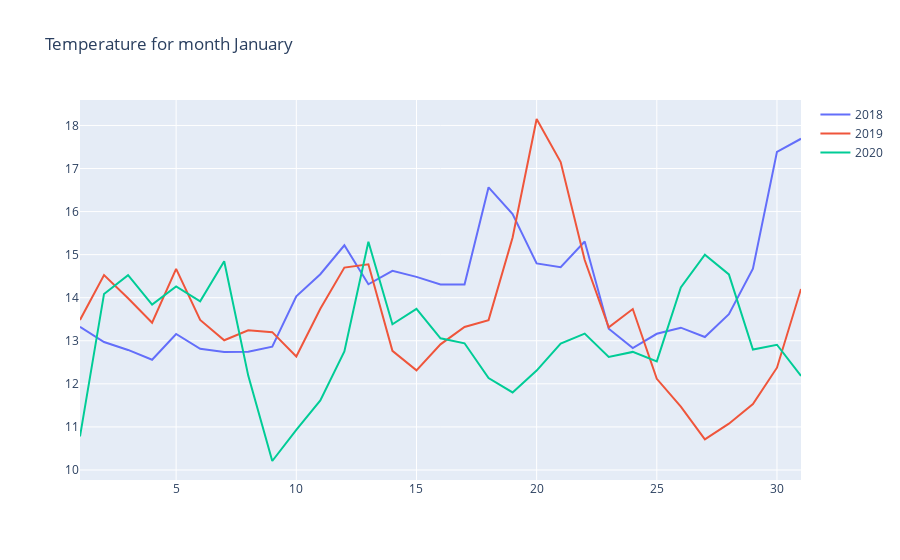
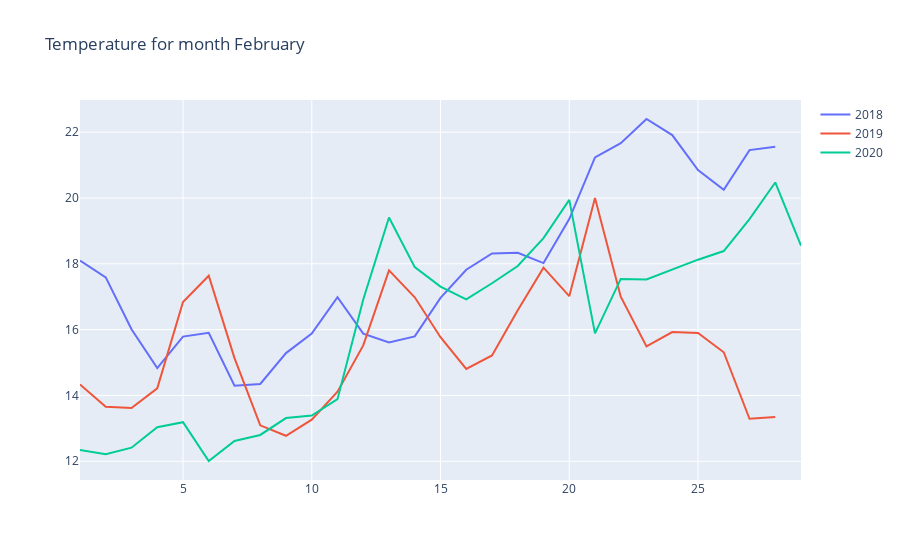
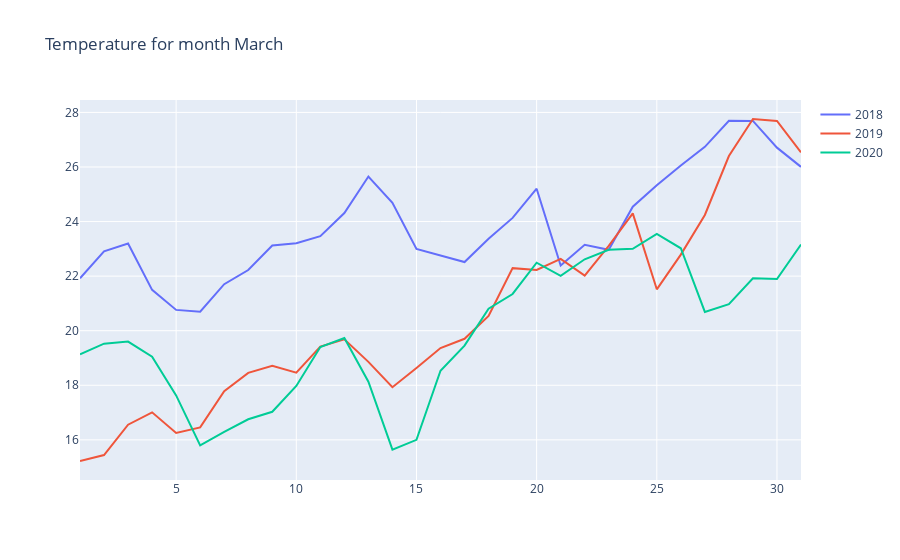
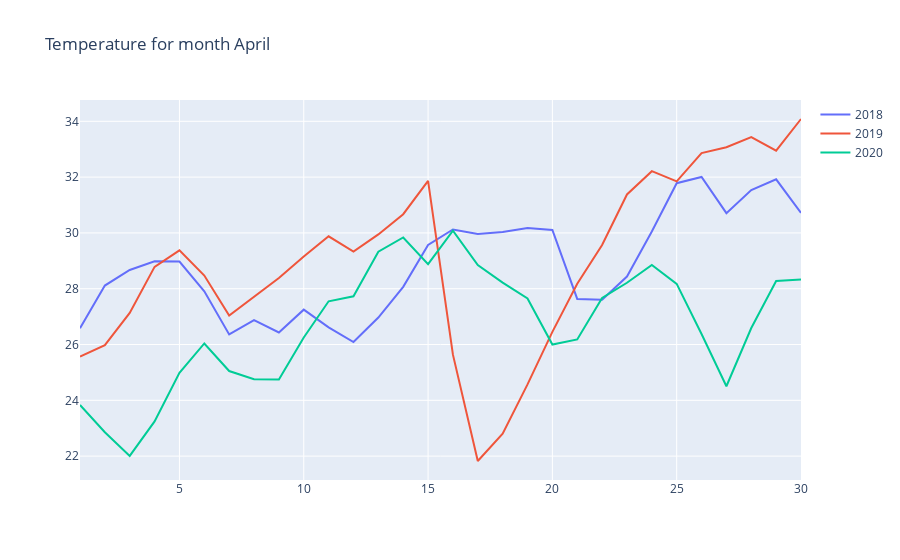

Notebook code for these charts, in order:
### Code cell
# Yearly Temperature comparison for each month according to english calendar
def get_month_name(month_num):
    month_names = ['', 'January', 'February', 'March', 'April', 'May', 'June', 
                   'July', 'August', 'September', 'October', 'November', 'December']
    return month_names[month_num]

# years array
years = [2018, 2019, 2020]

# months array
months = range(1, 13)

# loop through each month and create a separate figure
for month in months:
    data = []
    layout = dict(title=f"Temperature for month {get_month_name(month)}")
    std_dev_arr = []
    final_std_dev = []

    for year in years:
        # filter data for the given year and month
        df_filtered = df_daily[(df_daily['time'].dt.year == year) & (df_daily['time'].dt.month == month)]
        
        std_dev = np.std(df_filtered['temperature'])
        # print(f"standard deviation for {month} {year} is {std_dev}")
        std_dev_arr.append(std_dev)

        # create a trace for the year
        trace = go.Scatter(
            x=df_filtered['time'].dt.day,
            y=df_filtered['temperature'],
            name=str(year)
        )
        
        print(year, std_dev_arr)
        data.append(trace)
    
    final_std_dev.append(np.average(std_dev_arr))
    fig = go.Figure(data=data, layout=layout)
    fig.show()

print(f'Average Monthly Standard Deviation in English Calendar is {np.average(final_std_dev)}')

### Figure 1 — Plotly figure (JSON) as saved in the notebook; plotly's stock layout.template omitted (floating-point values rounded to 4 significant figures)
{"data": [{"name": "2018", "type": "scatter", "x": [1, 2, 3, 4, 5, 6, 7, 8, 9, 10, 11, 12, 13, 14, 15, 16, 17, 18, 19, 20, 21, 22, 23, 24, 25, 26, 27, 28, 29, 30, 31], "y": [13.33, 12.97, 12.79, 12.56, 13.16, 12.81, 12.74, 12.75, 12.86, 14.03, 14.55, 15.22, 14.31, 14.62, 14.48, 14.31, 14.31, 16.56, 15.94, 14.8, 14.71, 15.3, 13.28, 12.83, 13.16, 13.3, 13.09, 13.62, 14.67, 17.39, 17.69]}, {"name": "2019", "type": "scatter", "x": [1, 2, 3, 4, 5, 6, 7, 8, 9, 10, 11, 12, 13, 14, 15, 16, 17, 18, 19, 20, 21, 22, 23, 24, 25, 26, 27, 28, 29, 30, 31], "y": [13.48, 14.53, 13.99, 13.42, 14.67, 13.48, 13.01, 13.24, 13.2, 12.63, 13.74, 14.7, 14.78, 12.77, 12.31, 12.92, 13.32, 13.48, 15.4, 18.15, 17.15, 14.88, 13.31, 13.74, 12.12, 11.47, 10.71, 11.08, 11.53, 12.38, 14.2]}, {"name": "2020", "type": "scatter", "x": [1, 2, 3, 4, 5, 6, 7, 8, 9, 10, 11, 12, 13, 14, 15, 16, 17, 18, 19, 20, 21, 22, 23, 24, 25, 26, 27, 28, 29, 30, 31], "y": [10.78, 14.09, 14.53, 13.84, 14.26, 13.92, 14.85, 12.19, 10.21, 10.93, 11.62, 12.75, 15.3, 13.38, 13.74, 13.06, 12.94, 12.13, 11.8, 12.31, 12.94, 13.17, 12.62, 12.74, 12.52, 14.24, 15, 14.54, 12.8, 12.91, 12.18]}], "layout": {"title": {"text": "Temperature for month January"}}}

### Figure 2 — Plotly figure (JSON) as saved in the notebook; plotly's stock layout.template omitted (floating-point values rounded to 4 significant figures)
{"data": [{"name": "2018", "type": "scatter", "x": [1, 2, 3, 4, 5, 6, 7, 8, 9, 10, 11, 12, 13, 14, 15, 16, 17, 18, 19, 20, 21, 22, 23, 24, 25, 26, 27, 28], "y": [18.1, 17.59, 16.01, 14.83, 15.79, 15.9, 14.3, 14.35, 15.29, 15.88, 16.98, 15.88, 15.61, 15.8, 16.97, 17.82, 18.32, 18.33, 18.02, 19.36, 21.23, 21.67, 22.4, 21.91, 20.85, 20.25, 21.45, 21.56]}, {"name": "2019", "type": "scatter", "x": [1, 2, 3, 4, 5, 6, 7, 8, 9, 10, 11, 12, 13, 14, 15, 16, 17, 18, 19, 20, 21, 22, 23, 24, 25, 26, 27, 28], "y": [14.33, 13.65, 13.62, 14.22, 16.84, 17.64, 15.13, 13.09, 12.78, 13.26, 14.11, 15.52, 17.8, 16.98, 15.77, 14.8, 15.22, 16.59, 17.88, 17.02, 20, 17, 15.49, 15.92, 15.9, 15.31, 13.29, 13.35]}, {"name": "2020", "type": "scatter", "x": [1, 2, 3, 4, 5, 6, 7, 8, 9, 10, 11, 12, 13, 14, 15, 16, 17, 18, 19, 20, 21, 22, 23, 24, 25, 26, 27, 28, 29], "y": [12.34, 12.22, 12.41, 13.03, 13.19, 12.01, 12.62, 12.8, 13.31, 13.39, 13.89, 16.92, 19.41, 17.9, 17.31, 16.92, 17.41, 17.93, 18.78, 19.94, 15.89, 17.54, 17.53, 17.83, 18.12, 18.39, 19.36, 20.47, 18.55]}], "layout": {"title": {"text": "Temperature for month February"}}}

### Figure 3 — Plotly figure (JSON) as saved in the notebook; plotly's stock layout.template omitted (floating-point values rounded to 4 significant figures)
{"data": [{"name": "2018", "type": "scatter", "x": [1, 2, 3, 4, 5, 6, 7, 8, 9, 10, 11, 12, 13, 14, 15, 16, 17, 18, 19, 20, 21, 22, 23, 24, 25, 26, 27, 28, 29, 30, 31], "y": [21.92, 22.91, 23.2, 21.5, 20.76, 20.7, 21.7, 22.22, 23.12, 23.2, 23.46, 24.31, 25.65, 24.69, 23, 22.76, 22.52, 23.37, 24.13, 25.2, 22.39, 23.15, 22.97, 24.55, 25.33, 26.05, 26.74, 27.69, 27.69, 26.71, 26.0]}, {"name": "2019", "type": "scatter", "x": [1, 2, 3, 4, 5, 6, 7, 8, 9, 10, 11, 12, 13, 14, 15, 16, 17, 18, 19, 20, 21, 22, 23, 24, 25, 26, 27, 28, 29, 30, 31], "y": [15.22, 15.44, 16.55, 17.01, 16.25, 16.46, 17.79, 18.45, 18.71, 18.46, 19.42, 19.68, 18.86, 17.93, 18.63, 19.36, 19.7, 20.54, 22.29, 22.22, 22.63, 22.02, 23.11, 24.3, 21.52, 22.79, 24.24, 26.4, 27.76, 27.69, 26.54]}, {"name": "2020", "type": "scatter", "x": [1, 2, 3, 4, 5, 6, 7, 8, 9, 10, 11, 12, 13, 14, 15, 16, 17, 18, 19, 20, 21, 22, 23, 24, 25, 26, 27, 28, 29, 30, 31], "y": [19.13, 19.53, 19.6, 19.05, 17.63, 15.8, 16.3, 16.75, 17.03, 17.97, 19.4, 19.73, 18.13, 15.64, 16, 18.53, 19.45, 20.81, 21.35, 22.49, 22.01, 22.62, 22.97, 23, 23.55, 23.02, 20.69, 20.97, 21.92, 21.89, 23.16]}], "layout": {"title": {"text": "Temperature for month March"}}}

### Figure 4 — Plotly figure (JSON) as saved in the notebook; plotly's stock layout.template omitted (floating-point values rounded to 4 significant figures)
{"data": [{"name": "2018", "type": "scatter", "x": [1, 2, 3, 4, 5, 6, 7, 8, 9, 10, 11, 12, 13, 14, 15, 16, 17, 18, 19, 20, 21, 22, 23, 24, 25, 26, 27, 28, 29, 30], "y": [26.58, 28.11, 28.67, 28.98, 28.97, 27.91, 26.36, 26.88, 26.43, 27.25, 26.61, 26.09, 26.97, 28.07, 29.57, 30.12, 29.96, 30.03, 30.18, 30.1, 27.63, 27.6, 28.44, 30.05, 31.78, 32.0, 30.71, 31.53, 31.92, 30.72]}, {"name": "2019", "type": "scatter", "x": [1, 2, 3, 4, 5, 6, 7, 8, 9, 10, 11, 12, 13, 14, 15, 16, 17, 18, 19, 20, 21, 22, 23, 24, 25, 26, 27, 28, 29, 30], "y": [25.57, 25.98, 27.13, 28.78, 29.38, 28.47, 27.04, 27.73, 28.38, 29.15, 29.88, 29.33, 29.95, 30.67, 31.87, 25.64, 21.82, 22.8, 24.57, 26.45, 28.18, 29.57, 31.38, 32.21, 31.85, 32.86, 33.07, 33.44, 32.95, 34.08]}, {"name": "2020", "type": "scatter", "x": [1, 2, 3, 4, 5, 6, 7, 8, 9, 10, 11, 12, 13, 14, 15, 16, 17, 18, 19, 20, 21, 22, 23, 24, 25, 26, 27, 28, 29, 30], "y": [23.83, 22.85, 22.01, 23.25, 24.99, 26.04, 25.05, 24.76, 24.75, 26.25, 27.55, 27.73, 29.32, 29.84, 28.88, 30.08, 28.85, 28.22, 27.65, 26, 26.18, 27.67, 28.21, 28.85, 28.18, 26.38, 24.5, 26.59, 28.28, 28.33]}], "layout": {"title": {"text": "Temperature for month April"}}}
